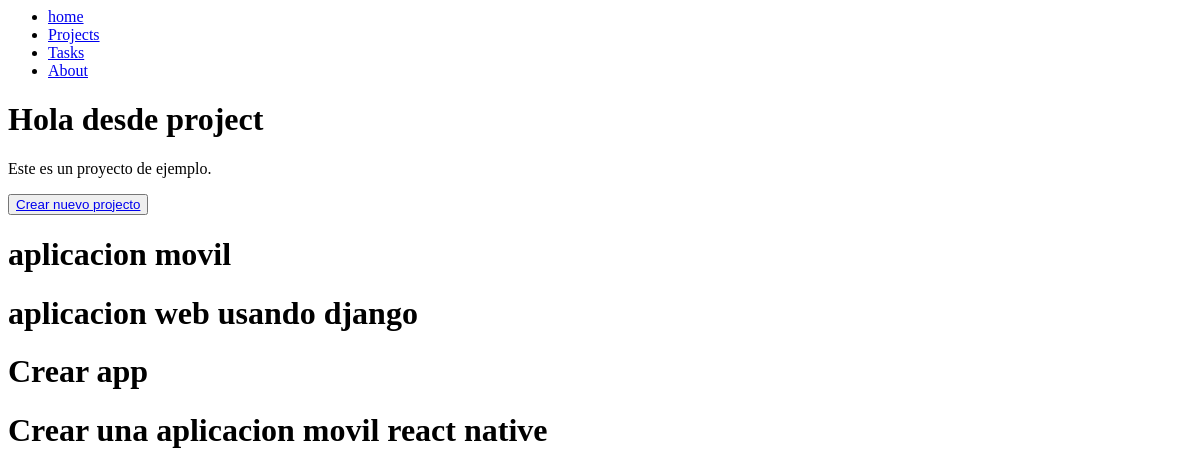
The page /projects/ on the database as committed earlier.
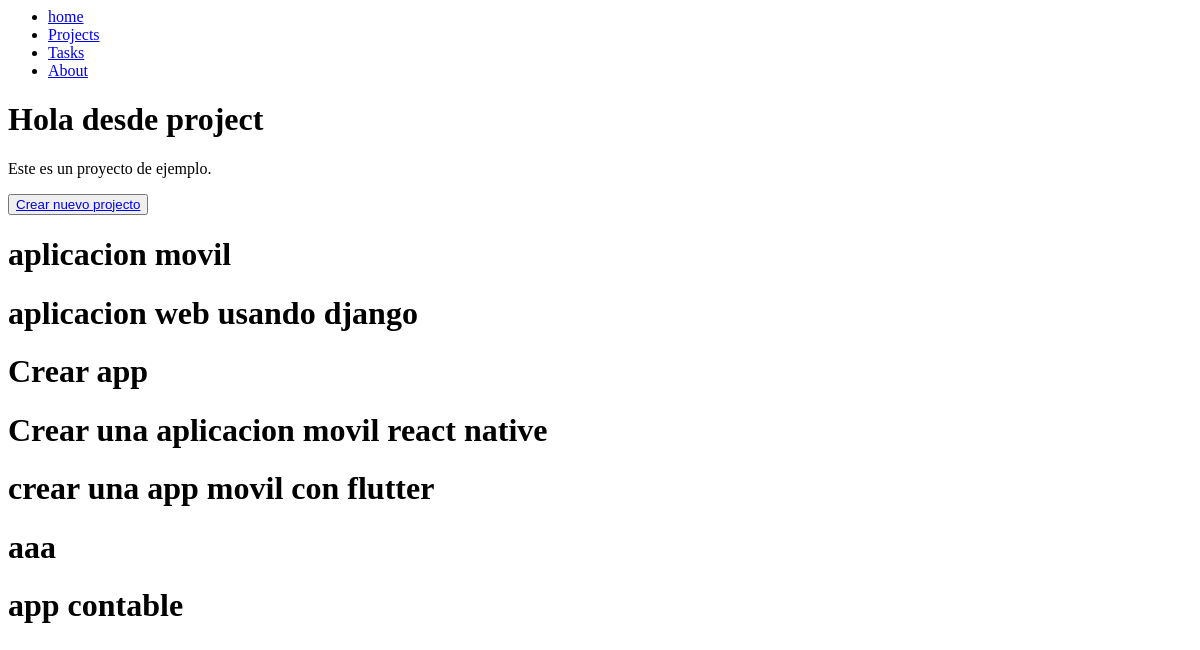
The same page on the database as committed later.
### myapp/models.py (models this page shows, shortened)
class Project(models.Model):
    name = models.CharField(max_length=200)

### myapp/views.py (the view)
# urls.py: path('projects/', views.projects, name='projects'),
def projects(request):
    projects = list(Project.objects.values())
    return render(request, 'projects/projects.html', {'projects': projects})

### myapp/templates/projects/projects.html
{% extends 'layouts/navbar.html' %}
    {% block content %}
    <h1>Hola desde project</h1>
    <p>Este es un proyecto de ejemplo.</p>
    <button>
        <a href="{% url 'create_project' %}">
            Crear  nuevo projecto
        </a>
    </button>
    {% for project in projects %}
    <div>
        <h1>{{project.name}}</h1>
    </div>
    {% endfor %}
    {% endblock %}

Rows that differ between the two databases and show on the page:
added Project: name "crear una app movil con flutter"
added Project: name "aaa"
added Project: name "app contable"
